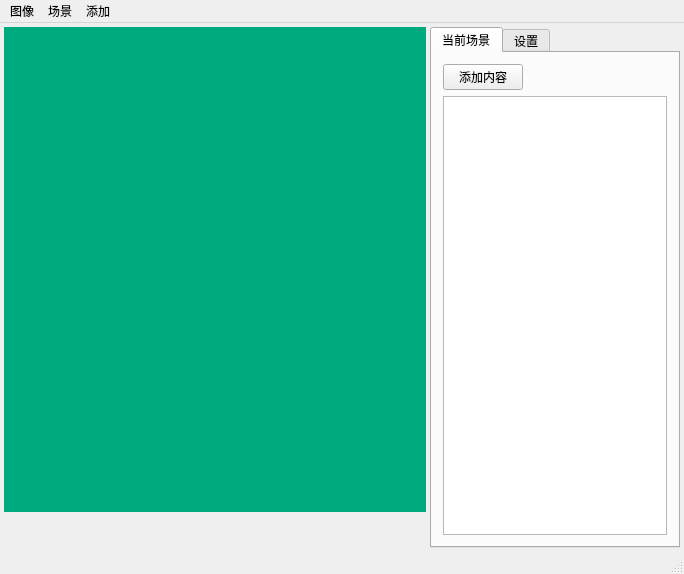
<?xml version="1.0" encoding="UTF-8"?>
<ui version="4.0">
 <class>RDLiveSdkDemoClass</class>
 <widget class="QMainWindow" name="RDLiveSdkDemoClass">
  <property name="geometry">
   <rect>
    <x>0</x>
    <y>0</y>
    <width>684</width>
    <height>574</height>
   </rect>
  </property>
  <property name="windowTitle">
   <string>RDLiveSdkDemo</string>
  </property>
  <property name="styleSheet">
   <string notr="true">
QPushButton#butCloseChip{
	border:none;
	border-image:url(:/Resources/ItemToolbar/butCloseChip.png);
}
QPushButton#butCloseChip:hover{
	border-image:url(:/Resources/ItemToolbar/butCloseChip_H.png);
}
QPushButton#butCloseChip:disabled{
	border-image:url(:/Resources/ItemToolbar/butCloseChip_D.png);
}

QPushButton#butUpChip{
	border:none;
	border-image:url(:/Resources/ItemToolbar/butUpChip.png);
}
QPushButton#butUpChip:hover{
	border-image:url(:/Resources/ItemToolbar/butUpChip_H.png);
}
QPushButton#butUpChip:disabled{
	border-image:url(:/Resources/ItemToolbar/butUpChip_D.png);
}

QPushButton#butDownChip{
	border:none;
	border-image:url(:/Resources/ItemToolbar/butDownChip.png);
}
QPushButton#butDownChip:hover{
	border-image:url(:/Resources/ItemToolbar/butDownChip_H.png);
}
QPushButton#butDownChip:disabled{
	border-image:url(:/Resources/ItemToolbar/butDownChip_D.png);
}

QPushButton#chkSpeaker{
	border:none;
	border-image:url(:/Resources/chkSpeaker.png);
}
QPushButton#chkSpeaker:hover{
	border-image:url(:/Resources/chkSpeaker_H.png);
}
QPushButton#chkSpeaker:disabled{
	border-image:url(:/Resources/chkSpeaker_D.png);
}
QPushButton#chkSpeaker:checked{
	border-image:url(:/Resources/chkSpeaker_C.png);
}
QPushButton#chkSpeaker:hover:checked{
	border-image:url(:/Resources/chkSpeaker_H_C.png);
}
QPushButton#chkSpeaker:disabled:checked{
	border-image:url(:/Resources/chkSpeaker_D_C.png);
}

QPushButton#chkMicrophone{
	border:none;
	border-image:url(:/Resources/chkMicrophone.png);
}
QPushButton#chkMicrophone:hover{
	border-image:url(:/Resources/chkMicrophone_H.png);
}
QPushButton#chkMicrophone:disabled{
	border-image:url(:/Resources/chkMicrophone_D.png);
}
QPushButton#chkMicrophone:checked{
	border-image:url(:/Resources/chkMicrophone_C.png);
}
QPushButton#chkMicrophone:hover:checked{
	border-image:url(:/Resources/chkMicrophone_H_C.png);
}
QPushButton#chkMicrophone:disabled:checked{
	border-image:url(:/Resources/chkMicrophone_D_C.png);
}

QPushButton#butAudioPopSpk{
	border:none;
	border-image:url(:/Resources/butAudioPopup.png);
}
QPushButton#butAudioPopSpk:hover{
	border-image:url(:/Resources/butAudioPopup_H.png);
}
QPushButton#butAudioPopSpk:disabled{
	border-image:url(:/Resources/butAudioPopup_D.png);
}

QPushButton#butAudioPopMic{
	border:none;
	border-image:url(:/Resources/butAudioPopup.png);
}
QPushButton#butAudioPopMic:hover{
	border-image:url(:/Resources/butAudioPopup_H.png);
}
QPushButton#butAudioPopMic:disabled{
	border-image:url(:/Resources/butAudioPopup_D.png);
}


QPushButton#chkStart{
	border:none;
	border-image:url(:/Resources/chkStart.png);
}
QPushButton#chkStart:hover{
	border-image:url(:/Resources/chkStart_H.png);
}
QPushButton#chkStart:disabled{
	border-image:url(:/Resources/chkStart_D.png);
}
QPushButton#chkStart:checked{
	border-image:url(:/Resources/chkStart_C.png);
}
QPushButton#chkStart:hover:checked{
	border-image:url(:/Resources/chkStart_H_C.png);
}
QPushButton#chkStart:disabled:checked{
	border-image:url(:/Resources/chkStart_D_C.png);
}

</string>
  </property>
  <widget class="QWidget" name="centralWidget">
   <layout class="QGridLayout" name="gridLayout">
    <property name="margin">
     <number>4</number>
    </property>
    <property name="spacing">
     <number>4</number>
    </property>
    <item row="0" column="0">
     <widget class="CPreviewWnd" name="widPreview" native="true">
      <property name="minimumSize">
       <size>
        <width>176</width>
        <height>144</height>
       </size>
      </property>
      <property name="styleSheet">
       <string notr="true">background-color: rgb(0, 170, 127);</string>
      </property>
     </widget>
    </item>
    <item row="1" column="0">
     <widget class="QWidget" name="widControl" native="true">
      <property name="sizePolicy">
       <sizepolicy hsizetype="Preferred" vsizetype="Fixed">
        <horstretch>0</horstretch>
        <verstretch>0</verstretch>
       </sizepolicy>
      </property>
      <property name="minimumSize">
       <size>
        <width>0</width>
        <height>32</height>
       </size>
      </property>
      <property name="maximumSize">
       <size>
        <width>16777215</width>
        <height>32</height>
       </size>
      </property>
      <property name="styleSheet">
       <string notr="true"/>
      </property>
      <layout class="QHBoxLayout" name="horizontalLayout_3">
       <property name="leftMargin">
        <number>6</number>
       </property>
       <property name="topMargin">
        <number>0</number>
       </property>
       <property name="rightMargin">
        <number>6</number>
       </property>
       <property name="bottomMargin">
        <number>0</number>
       </property>
       <item>
        <spacer name="horizontalSpacer_5">
         <property name="orientation">
          <enum>Qt::Horizontal</enum>
         </property>
         <property name="sizeHint" stdset="0">
          <size>
           <width>40</width>
           <height>20</height>
          </size>
         </property>
        </spacer>
       </item>
       <item>
        <widget class="QWidget" name="widVolumeOperOut_3" native="true">
         <property name="minimumSize">
          <size>
           <width>32</width>
           <height>16</height>
          </size>
         </property>
         <property name="maximumSize">
          <size>
           <width>32</width>
           <height>16</height>
          </size>
         </property>
         <layout class="QGridLayout" name="gridLayout_9">
          <property name="margin">
           <number>0</number>
          </property>
          <property name="spacing">
           <number>0</number>
          </property>
         </layout>
        </widget>
       </item>
       <item>
        <widget class="QWidget" name="widVolumeOperOut_4" native="true">
         <property name="minimumSize">
          <size>
           <width>32</width>
           <height>16</height>
          </size>
         </property>
         <property name="maximumSize">
          <size>
           <width>32</width>
           <height>16</height>
          </size>
         </property>
         <layout class="QGridLayout" name="gridLayout_10">
          <property name="margin">
           <number>0</number>
          </property>
          <property name="spacing">
           <number>0</number>
          </property>
         </layout>
        </widget>
       </item>
       <item>
        <spacer name="horizontalSpacer_2">
         <property name="orientation">
          <enum>Qt::Horizontal</enum>
         </property>
         <property name="sizeHint" stdset="0">
          <size>
           <width>40</width>
           <height>20</height>
          </size>
         </property>
        </spacer>
       </item>
       <item>
        <widget class="QPushButton" name="chkStart">
         <property name="minimumSize">
          <size>
           <width>32</width>
           <height>32</height>
          </size>
         </property>
         <property name="maximumSize">
          <size>
           <width>32</width>
           <height>32</height>
          </size>
         </property>
         <property name="checkable">
          <bool>true</bool>
         </property>
        </widget>
       </item>
       <item>
        <spacer name="horizontalSpacer_3">
         <property name="orientation">
          <enum>Qt::Horizontal</enum>
         </property>
         <property name="sizeHint" stdset="0">
          <size>
           <width>40</width>
           <height>20</height>
          </size>
         </property>
        </spacer>
       </item>
       <item>
        <widget class="QWidget" name="widVolumeOperSpk" native="true">
         <property name="minimumSize">
          <size>
           <width>32</width>
           <height>24</height>
          </size>
         </property>
         <property name="maximumSize">
          <size>
           <width>32</width>
           <height>24</height>
          </size>
         </property>
         <layout class="QGridLayout" name="gridLayout_7">
          <property name="horizontalSpacing">
           <number>0</number>
          </property>
          <property name="verticalSpacing">
           <number>1</number>
          </property>
          <property name="margin">
           <number>0</number>
          </property>
          <item row="0" column="0">
           <widget class="QPushButton" name="chkSpeaker">
            <property name="minimumSize">
             <size>
              <width>16</width>
              <height>16</height>
             </size>
            </property>
            <property name="maximumSize">
             <size>
              <width>16</width>
              <height>16</height>
             </size>
            </property>
            <property name="text">
             <string/>
            </property>
            <property name="checkable">
             <bool>true</bool>
            </property>
           </widget>
          </item>
          <item row="0" column="1">
           <widget class="QPushButton" name="butAudioPopSpk">
            <property name="minimumSize">
             <size>
              <width>13</width>
              <height>9</height>
             </size>
            </property>
            <property name="maximumSize">
             <size>
              <width>13</width>
              <height>9</height>
             </size>
            </property>
            <property name="text">
             <string/>
            </property>
            <property name="checkable">
             <bool>true</bool>
            </property>
           </widget>
          </item>
          <item row="1" column="0" colspan="2">
           <widget class="CRangeSlider" name="widVolumeSpk" native="true">
            <property name="minimumSize">
             <size>
              <width>32</width>
              <height>7</height>
             </size>
            </property>
            <property name="maximumSize">
             <size>
              <width>32</width>
              <height>7</height>
             </size>
            </property>
           </widget>
          </item>
         </layout>
        </widget>
       </item>
       <item>
        <widget class="QWidget" name="widVolumeOperMic" native="true">
         <property name="minimumSize">
          <size>
           <width>32</width>
           <height>24</height>
          </size>
         </property>
         <property name="maximumSize">
          <size>
           <width>32</width>
           <height>24</height>
          </size>
         </property>
         <layout class="QGridLayout" name="gridLayout_8">
          <property name="horizontalSpacing">
           <number>0</number>
          </property>
          <property name="verticalSpacing">
           <number>1</number>
          </property>
          <property name="margin">
           <number>0</number>
          </property>
          <item row="0" column="0">
           <widget class="QPushButton" name="chkMicrophone">
            <property name="minimumSize">
             <size>
              <width>16</width>
              <height>16</height>
             </size>
            </property>
            <property name="maximumSize">
             <size>
              <width>16</width>
              <height>16</height>
             </size>
            </property>
            <property name="text">
             <string/>
            </property>
            <property name="checkable">
             <bool>true</bool>
            </property>
           </widget>
          </item>
          <item row="0" column="1">
           <widget class="QPushButton" name="butAudioPopMic">
            <property name="minimumSize">
             <size>
              <width>13</width>
              <height>9</height>
             </size>
            </property>
            <property name="maximumSize">
             <size>
              <width>13</width>
              <height>9</height>
             </size>
            </property>
            <property name="text">
             <string/>
            </property>
            <property name="checkable">
             <bool>true</bool>
            </property>
           </widget>
          </item>
          <item row="1" column="0" colspan="2">
           <widget class="CRangeSlider" name="widVolumeMic" native="true">
            <property name="minimumSize">
             <size>
              <width>32</width>
              <height>7</height>
             </size>
            </property>
            <property name="maximumSize">
             <size>
              <width>32</width>
              <height>7</height>
             </size>
            </property>
           </widget>
          </item>
         </layout>
        </widget>
       </item>
       <item>
        <spacer name="horizontalSpacer_4">
         <property name="orientation">
          <enum>Qt::Horizontal</enum>
         </property>
         <property name="sizeHint" stdset="0">
          <size>
           <width>40</width>
           <height>20</height>
          </size>
         </property>
        </spacer>
       </item>
      </layout>
     </widget>
    </item>
    <item row="0" column="1" rowspan="2">
     <widget class="QTabWidget" name="tabSector">
      <property name="minimumSize">
       <size>
        <width>250</width>
        <height>0</height>
       </size>
      </property>
      <property name="maximumSize">
       <size>
        <width>250</width>
        <height>16777215</height>
       </size>
      </property>
      <property name="currentIndex">
       <number>0</number>
      </property>
      <widget class="QWidget" name="tabCurrScene">
       <attribute name="title">
        <string>当前场景</string>
       </attribute>
       <layout class="QVBoxLayout" name="verticalLayout">
        <item>
         <layout class="QHBoxLayout" name="horizontalLayout">
          <item>
           <widget class="QPushButton" name="butAddChip">
            <property name="text">
             <string>添加内容</string>
            </property>
           </widget>
          </item>
          <item>
           <spacer name="horizontalSpacer">
            <property name="orientation">
             <enum>Qt::Horizontal</enum>
            </property>
            <property name="sizeHint" stdset="0">
             <size>
              <width>40</width>
              <height>20</height>
             </size>
            </property>
           </spacer>
          </item>
          <item>
           <widget class="QPushButton" name="butUpChip">
            <property name="minimumSize">
             <size>
              <width>16</width>
              <height>16</height>
             </size>
            </property>
            <property name="maximumSize">
             <size>
              <width>16</width>
              <height>16</height>
             </size>
            </property>
           </widget>
          </item>
          <item>
           <widget class="QPushButton" name="butDownChip">
            <property name="minimumSize">
             <size>
              <width>16</width>
              <height>16</height>
             </size>
            </property>
            <property name="maximumSize">
             <size>
              <width>16</width>
              <height>16</height>
             </size>
            </property>
           </widget>
          </item>
          <item>
           <widget class="QPushButton" name="butCloseChip">
            <property name="minimumSize">
             <size>
              <width>16</width>
              <height>16</height>
             </size>
            </property>
            <property name="maximumSize">
             <size>
              <width>16</width>
              <height>16</height>
             </size>
            </property>
           </widget>
          </item>
         </layout>
        </item>
        <item>
         <widget class="QListWidget" name="listWidChips"/>
        </item>
       </layout>
      </widget>
      <widget class="QWidget" name="tabSetting">
       <attribute name="title">
        <string>设置</string>
       </attribute>
       <layout class="QVBoxLayout" name="verticalLayout_3">
        <item>
         <widget class="DlgEncoderSetting" name="widEncoderSetting" native="true"/>
        </item>
       </layout>
      </widget>
     </widget>
    </item>
   </layout>
  </widget>
  <widget class="QMenuBar" name="menuBar">
   <property name="geometry">
    <rect>
     <x>0</x>
     <y>0</y>
     <width>684</width>
     <height>23</height>
    </rect>
   </property>
   <widget class="QMenu" name="menuChipInput">
    <property name="title">
     <string>添加</string>
    </property>
    <widget class="QMenu" name="menuAddScreen">
     <property name="title">
      <string>屏幕/窗口</string>
     </property>
     <addaction name="separator"/>
    </widget>
    <widget class="QMenu" name="menuAddCamera">
     <property name="title">
      <string>摄像头</string>
     </property>
     <addaction name="separator"/>
    </widget>
    <addaction name="menuAddScreen"/>
    <addaction name="menuAddCamera"/>
    <addaction name="actiAddPicture"/>
   </widget>
   <widget class="QMenu" name="menuScene">
    <property name="title">
     <string>场景</string>
    </property>
    <widget class="QMenu" name="menuDeleteScene">
     <property name="title">
      <string>删除场景</string>
     </property>
     <addaction name="separator"/>
    </widget>
    <widget class="QMenu" name="menuSwitchScene">
     <property name="title">
      <string>切换到</string>
     </property>
     <addaction name="separator"/>
    </widget>
    <widget class="QMenu" name="menuPreviewLayout">
     <property name="title">
      <string>预览布局</string>
     </property>
     <widget class="QMenu" name="menuBScenePos">
      <property name="title">
       <string>显示的位置</string>
      </property>
      <addaction name="actBSceneUp"/>
      <addaction name="actBSceneDown"/>
      <addaction name="actBSceneLeft"/>
      <addaction name="actBSceneRight"/>
     </widget>
     <addaction name="actBSceneCount0"/>
     <addaction name="actBSceneCount2"/>
     <addaction name="actBSceneCount4"/>
     <addaction name="actBSceneCount6"/>
     <addaction name="actBSceneCount8"/>
     <addaction name="separator"/>
     <addaction name="actShowAddScene"/>
     <addaction name="actShowScrollBar"/>
     <addaction name="actShowSceneName"/>
     <addaction name="actShowCurrOnBack"/>
     <addaction name="actBSceneScale"/>
     <addaction name="separator"/>
     <addaction name="menuBScenePos"/>
     <addaction name="separator"/>
     <addaction name="actRestorePreview"/>
    </widget>
    <widget class="QMenu" name="menuRenameScene">
     <property name="title">
      <string>场景重命名</string>
     </property>
     <addaction name="separator"/>
    </widget>
    <addaction name="actAddScene"/>
    <addaction name="menuSwitchScene"/>
    <addaction name="menuDeleteScene"/>
    <addaction name="menuRenameScene"/>
    <addaction name="separator"/>
    <addaction name="menuPreviewLayout"/>
    <addaction name="actClearCurScene"/>
   </widget>
   <widget class="QMenu" name="menuImage">
    <property name="title">
     <string>图像</string>
    </property>
    <widget class="QMenu" name="menuFpses">
     <property name="title">
      <string>帧率</string>
     </property>
     <addaction name="separator"/>
    </widget>
    <widget class="QMenu" name="menuPreviewScale">
     <property name="title">
      <string>预览缩放</string>
     </property>
     <addaction name="separator"/>
    </widget>
    <addaction name="actSwapVH"/>
    <addaction name="separator"/>
    <addaction name="menuFpses"/>
    <addaction name="separator"/>
    <addaction name="menuPreviewScale"/>
    <addaction name="actPreviewOpenGL"/>
    <addaction name="separator"/>
   </widget>
   <addaction name="menuImage"/>
   <addaction name="menuScene"/>
   <addaction name="menuChipInput"/>
  </widget>
  <widget class="QStatusBar" name="statusBar"/>
  <action name="actAddScene">
   <property name="text">
    <string>添加场景……</string>
   </property>
  </action>
  <action name="actBSceneCount0">
   <property name="checkable">
    <bool>true</bool>
   </property>
   <property name="text">
    <string>关闭后台场景预览</string>
   </property>
  </action>
  <action name="actBSceneCount2">
   <property name="checkable">
    <bool>true</bool>
   </property>
   <property name="text">
    <string>显示 2 个后台场景</string>
   </property>
  </action>
  <action name="actBSceneCount4">
   <property name="checkable">
    <bool>true</bool>
   </property>
   <property name="text">
    <string>显示 4 个后台场景</string>
   </property>
  </action>
  <action name="actBSceneCount6">
   <property name="checkable">
    <bool>true</bool>
   </property>
   <property name="text">
    <string>显示 6 个后台场景</string>
   </property>
  </action>
  <action name="actBSceneCount8">
   <property name="checkable">
    <bool>true</bool>
   </property>
   <property name="text">
    <string>显示 8 个后台场景</string>
   </property>
  </action>
  <action name="actShowScrollBar">
   <property name="checkable">
    <bool>true</bool>
   </property>
   <property name="text">
    <string>显示场景滚动条</string>
   </property>
  </action>
  <action name="actShowAddScene">
   <property name="checkable">
    <bool>true</bool>
   </property>
   <property name="text">
    <string>显示添加场景按钮</string>
   </property>
  </action>
  <action name="actShowCurrOnBack">
   <property name="checkable">
    <bool>true</bool>
   </property>
   <property name="text">
    <string>后台显示当前场景</string>
   </property>
  </action>
  <action name="actShowSceneName">
   <property name="checkable">
    <bool>true</bool>
   </property>
   <property name="text">
    <string>显示场景名称</string>
   </property>
  </action>
  <action name="actBSceneScale">
   <property name="checkable">
    <bool>true</bool>
   </property>
   <property name="text">
    <string>鼠标移入场景放大</string>
   </property>
  </action>
  <action name="actClearCurScene">
   <property name="text">
    <string>清空当前场景</string>
   </property>
  </action>
  <action name="actBSceneUp">
   <property name="checkable">
    <bool>true</bool>
   </property>
   <property name="text">
    <string>上</string>
   </property>
  </action>
  <action name="actBSceneDown">
   <property name="checkable">
    <bool>true</bool>
   </property>
   <property name="text">
    <string>下</string>
   </property>
  </action>
  <action name="actBSceneLeft">
   <property name="checkable">
    <bool>true</bool>
   </property>
   <property name="text">
    <string>左</string>
   </property>
  </action>
  <action name="actBSceneRight">
   <property name="checkable">
    <bool>true</bool>
   </property>
   <property name="text">
    <string>右</string>
   </property>
  </action>
  <action name="actRestorePreview">
   <property name="text">
    <string>还原预览布局</string>
   </property>
  </action>
  <action name="actSwapVH">
   <property name="checkable">
    <bool>true</bool>
   </property>
   <property name="text">
    <string>交换宽和高</string>
   </property>
  </action>
  <action name="actPreviewOpenGL">
   <property name="checkable">
    <bool>true</bool>
   </property>
   <property name="text">
    <string>预览使用硬件加速</string>
   </property>
  </action>
  <action name="actiAddPicture">
   <property name="text">
    <string>图像文件……</string>
   </property>
  </action>
 </widget>
 <layoutdefault spacing="6" margin="11"/>
 <customwidgets>
  <customwidget>
   <class>CPreviewWnd</class>
   <extends>QWidget</extends>
   <header>cpreviewwnd.h</header>
   <container>1</container>
  </customwidget>
  <customwidget>
   <class>CRangeSlider</class>
   <extends>QWidget</extends>
   <header>crangeslider.h</header>
   <container>1</container>
  </customwidget>
  <customwidget>
   <class>DlgEncoderSetting</class>
   <extends>QWidget</extends>
   <header>dlgencodersetting.h</header>
   <container>1</container>
  </customwidget>
 </customwidgets>
 <resources>
  <include location="rdlivesdkdemo.qrc"/>
 </resources>
 <connections/>
</ui>
